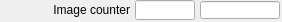
   <widget class="caFrame" name="caFrame_8">
    <property name="geometry">
     <rect>
      <x>409</x>
      <y>553</y>
      <width>282</width>
      <height>22</height>
     </rect>
    </property>
    <widget class="caTextEntry" name="caTextEntry_2">
     <property name="geometry">
      <rect>
       <x>135</x>
       <y>0</y>
       <width>60</width>
       <height>20</height>
      </rect>
     </property>
     <property name="channel" stdset="0">
      <string>$(P)$(R)ArrayCounter</string>
     </property>
     <property name="foreground">
      <color>
       <red>0</red>
       <green>0</green>
       <blue>0</blue>
      </color>
     </property>
     <property name="background">
      <color>
       <red>115</red>
       <green>223</green>
       <blue>255</blue>
      </color>
     </property>
     <property name="colorMode">
      <enum>caLineEdit::Static</enum>
     </property>
     <property name="precisionMode">
      <enum>caLineEdit::Channel</enum>
     </property>
     <property name="limitsMode">
      <enum>caLineEdit::Channel</enum>
     </property>
     <property name="maxValue">
      <double>1.000000000000000</double>
     </property>
     <property name="minValue">
      <double>0.000000000000000</double>
     </property>
     <property name="fontScaleMode" stdset="0">
      <enum>caLineEdit::WidthAndHeight</enum>
     </property>
     <property name="formatType">
      <enum>caLineEdit::decimal</enum>
     </property>
    </widget>
    <widget class="caLabel" name="caLabel_11">
     <property name="geometry">
      <rect>
       <x>0</x>
       <y>0</y>
       <width>130</width>
       <height>20</height>
      </rect>
     </property>
     <property name="text">
      <string>Image counter</string>
     </property>
     <property name="alignment">
      <set>Qt::AlignAbsolute|Qt::AlignRight|Qt::AlignTrailing|Qt::AlignVCenter</set>
     </property>
     <property name="fontScaleMode">
      <enum>ESimpleLabel::WidthAndHeight</enum>
     </property>
     <property name="foreground">
      <color>
       <red>0</red>
       <green>0</green>
       <blue>0</blue>
      </color>
     </property>
     <property name="background">
      <color alpha="0">
       <red>0</red>
       <green>0</green>
       <blue>0</blue>
      </color>
     </property>
     <property name="frameShape">
      <enum>QFrame::NoFrame</enum>
     </property>
    </widget>
    <widget class="caLineEdit" name="caLineEdit_4">
     <property name="geometry">
      <rect>
       <x>200</x>
       <y>1</y>
       <width>80</width>
       <height>18</height>
      </rect>
     </property>
     <property name="alignment">
      <set>Qt::AlignAbsolute|Qt::AlignLeading|Qt::AlignLeft|Qt::AlignVCenter</set>
     </property>
     <property name="channel" stdset="0">
      <string>$(P)$(R)ArrayCounter_RBV</string>
     </property>
     <property name="foreground">
      <color>
       <red>10</red>
       <green>0</green>
       <blue>184</blue>
      </color>
     </property>
     <property name="background">
      <color>
       <red>187</red>
       <green>187</green>
       <blue>187</blue>
      </color>
     </property>
     <property name="colorMode">
      <enum>caLineEdit::Static</enum>
     </property>
     <property name="precisionMode">
      <enum>caLineEdit::Channel</enum>
     </property>
     <property name="limitsMode">
      <enum>caLineEdit::Channel</enum>
     </property>
     <property name="maxValue">
      <double>1.000000000000000</double>
     </property>
     <property name="minValue">
      <double>0.000000000000000</double>
     </property>
     <property name="fontScaleMode" stdset="0">
      <enum>caLineEdit::WidthAndHeight</enum>
     </property>
     <property name="formatType">
      <enum>caLineEdit::decimal</enum>
     </property>
    </widget>
   </widget>
